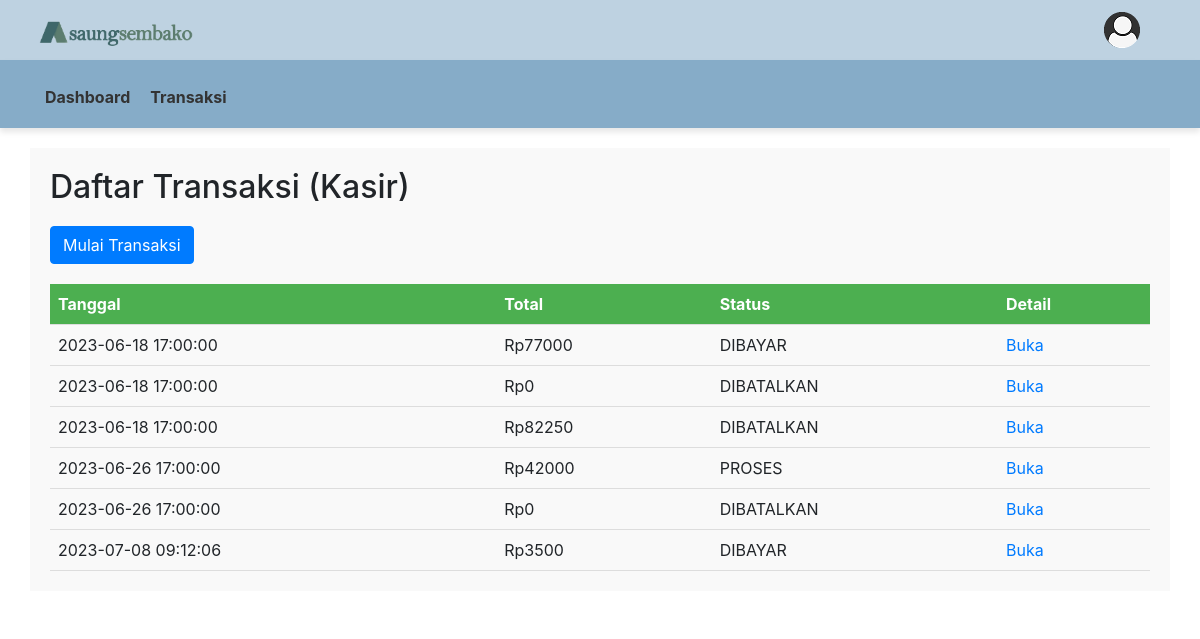
Screenshot of /kasir/index.php?page=transaksi (signed in) with the database file from the repository.
### tables this page shows
CREATE TABLE `transaksi` (
  `ID_TRANSAKSI` int(11) NOT NULL,
  `USERNAME` varchar(64) DEFAULT NULL,
  `TANGGAL` timestamp NOT NULL DEFAULT current_timestamp(),
  `TOTAL` int(11) NOT NULL DEFAULT 0,
  `DIBAYAR` int(11) NOT NULL DEFAULT 0,
  `KEMBALI` int(11) NOT NULL DEFAULT 0,
  `STATUS` enum('DIBAYAR','PROSES','DIBATALKAN') NOT NULL DEFAULT 'PROSES'
);

### pages/transaksi/tampil.php (the view, shortened to what this page needs)
<!DOCTYPE html>
<html>
<head>
  <link rel="stylesheet" href="https://stackpath.bootstrapcdn.com/bootstrap/4.5.0/css/bootstrap.min.css">
</head>
<body>
    <?php
    include '../inc/koneksi.php';
    $QUERY_SELECT_TRANSAKSI = mysqli_query($koneksi, "SELECT ID_TRANSAKSI 'ID', TANGGAL, COALESCE(TOTAL, 0) 'TOTAL', STATUS FROM `transaksi` WHERE USERNAME = '".$_SESSION['USERNAME']."' ORDER BY ID_TRANSAKSI ASC;");
    ?>
  <div class="container">
    <div class="row">
        <div class="transaction-box">
          <h2 class="transaction-title" style="margin-bottom: 20px;">Daftar Transaksi (<?php echo ucfirst($_SESSION['USERNAME'])?>)</h2>
          <a class="btn btn-primary" id="mulaiTransaksi" style="margin-bottom: 20px; color: white;" href="../pages/transaksi/create_transaksi.php">Mulai Transaksi</a>
          <table>
            <thead>
              <tr>
                <th>Tanggal</th>
                <th>Total</th>
                <th>Status</th>
                <th>Detail</th>
              </tr>
            </thead>
            <tbody>
              <?php
                while($data = mysqli_fetch_assoc($QUERY_SELECT_TRANSAKSI)){
              ?>
              <tr>
                <td><?php echo $data['TANGGAL'];?></td>
                <td>Rp<?php echo $data['TOTAL'];?></td>
                <td><?php echo $data['STATUS'];?></td>
                <td><a href="index.php?page=transaksi&aksi=detail&id=<?php echo $data['ID'];?>">Buka</a></td>
              </tr>
              <?php
                }
            ?>
            </tbody>
          </table>
      </div>
    </div>
  </div>
</body>
</html>

### assets/css/style.css (style rules this page uses)
* { margin: 0; padding: 0; box-sizing: border-box; }

### kasir/index.php (style rules this page uses)
table { border-collapse: collapse; width: 80%; margin: 0 auto; }
th, td { padding: 12px; text-align: left; border-bottom: 1px solid #ddd; }
th { background-color: #4CAF50; color: white; }

### pages/transaksi/tampil.php (style rules this page uses)
.transaction-box { padding: 20px; margin-bottom: 20px; background-color: #f9f9f9; }
.transaction-title { margin-bottom: 10px; }
table { width: 100%; border-collapse: collapse; }
th, td { padding: 8px; text-align: left; border-bottom: 1px solid #ddd; }

### rows the page displays
transaksi: TANGGAL "2023-06-18 17:00:00", TOTAL "77000", STATUS "DIBAYAR"
transaksi: TANGGAL "2023-06-18 17:00:00", TOTAL "0", STATUS "DIBATALKAN"
transaksi: TANGGAL "2023-06-18 17:00:00", TOTAL "82250", STATUS "DIBATALKAN"
transaksi: TANGGAL "2023-06-26 17:00:00", TOTAL "42000", STATUS "PROSES"
transaksi: TANGGAL "2023-06-26 17:00:00", TOTAL "0", STATUS "DIBATALKAN"
transaksi: TANGGAL "2023-07-08 09:12:06", TOTAL "3500", STATUS "DIBAYAR"

### other values shown
$_SESSION['USERNAME'] "Kasir"
